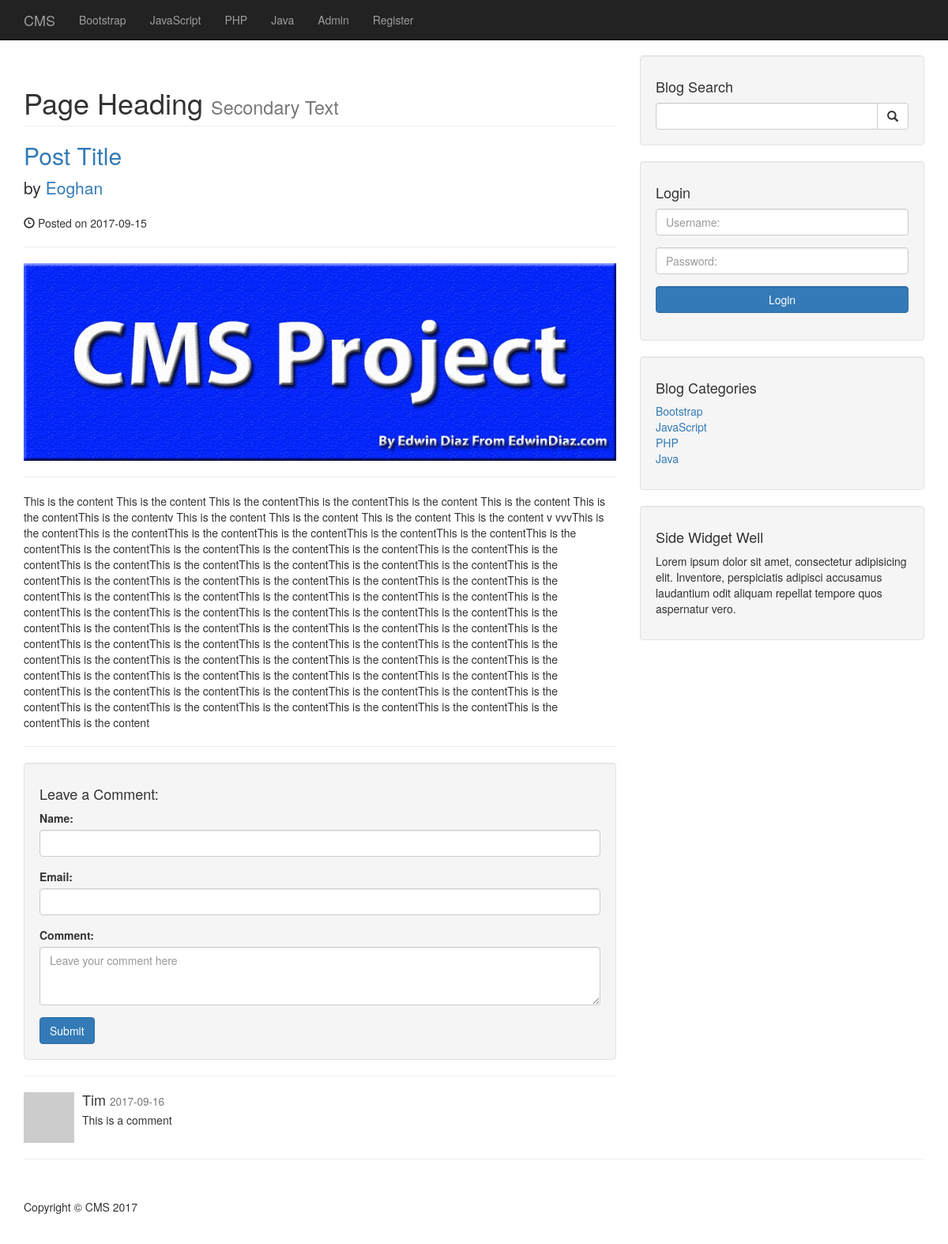
/post.php?p_id=7, run on the app's committed database.
### tables this page shows
CREATE TABLE `categories` (
  `cat_id` int(3) NOT NULL,
  `cat_title` varchar(255) NOT NULL
);

CREATE TABLE `posts` (
  `post_id` int(3) NOT NULL,
  `post_category_id` int(3) NOT NULL,
  `post_title` varchar(255) NOT NULL,
  `post_author` varchar(255) NOT NULL,
  `post_date` date NOT NULL,
  `post_image` text NOT NULL,
  `post_content` text NOT NULL,
  `post_tags` varchar(255) NOT NULL,
  `post_comment_count` int(11) NOT NULL,
  `post_status` varchar(255) NOT NULL DEFAULT 'draft'
);

CREATE TABLE `comments` (
  `comment_id` int(3) NOT NULL,
  `comment_post_id` int(3) NOT NULL,
  `comment_date` date NOT NULL,
  `comment_author` varchar(255) NOT NULL,
  `comment_email` varchar(255) NOT NULL,
  `comment_content` text NOT NULL,
  `comment_status` varchar(255) NOT NULL DEFAULT 'unapproved'
);

### post.php (the view, shortened to what this page needs)
<?php include "includes/header.php" ?>
<?php include "includes/nav.php" ?>
<div class="container">
    <div class="row">
        <div class="col-md-8">
            <h1 class="page-header">
                Page Heading
                <small>Secondary Text</small>
            </h1>
            <?php
                if(isset($_GET["p_id"])){
                    $post_id = $_GET["p_id"];
                    $query = "SELECT * FROM posts WHERE post_id = $post_id";
                    $result = mysqli_query($connection, $query);
                    $row = mysqli_fetch_assoc($result);
                    $post_title = $row["post_title"];
                    $post_author = $row["post_author"];
                    $post_date = $row["post_date"];
                    $post_image = $row["post_image"];
                    $post_content = $row["post_content"];
            ?>
                    <h2>
                        <a href="#">
                            <?php echo $post_title; ?>
                        </a>
                    </h2>
                    <p class="lead">
                        by
                        <a href="index.php">
                            <?php echo $post_author; ?>
                        </a>
                    </p>
                    <p><span class="glyphicon glyphicon-time"></span> Posted on
                        <?php echo $post_date; ?>
                    </p>
                    <hr>
                    <img class="img-responsive" src="images/<?php echo $post_image; ?>" alt="">
                    <hr>
                    <p>
                        <?php echo $post_content; ?>
                    </p>
                    <hr id="target">
                        <div class="well">
                            <h4>Leave a Comment:</h4>
                            <form action="post.php?p_id=<?php echo $post_id ?>#target" method="post" role="form">
                               <?php
                                    if(!isset($_SESSION["user_id"])){
                                ?>
                                        <label for="comment_author">Name:</label>
                                        <div class="form-group">
                                            <input id="comment_author" type="text" class="form-control" name="comment_author">
                                        </div>
                                        <label for="comment_email">Email:</label>
                                        <div class="form-group">
                                            <input id="comment_email" type="email" class="form-control" name="comment_email">
                                        </div>
                                <?php
                                    }
                                ?>
                                <label for="comment_content">Comment:</label>
                                <div class="form-group">
                                    <textarea id="comment_content" class="form-control" name="comment_content" placeholder="Leave your comment here" rows="3"></textarea>
                                </div>
                                <button type="submit" name="create_comment" class="btn btn-primary">Submit</button>
                            </form>
                        </div>
                        <hr>
                        <?php
                            $query = "SELECT * from comments WHERE comment_post_id = $post_id AND comment_status = 'approved' ORDER BY comment_id DESC";
                            $result = mysqli_query($connection, $query);
                            while($row = mysqli_fetch_assoc($result)){
                                $comment_date = $row["comment_date"];
                                $comment_content = $row["comment_content"];
                                $comment_author = $row["comment_author"];
                            ?>
                                <div class="media">
                                <a class="pull-left" href="#">
                                    <img class="media-object" src="http://placehold.it/64x64" alt="">
                                </a>
                                <div class="media-body">
                                    <h4 class="media-heading"><?php echo $comment_author; ?>
                                        <small><?php echo $comment_date; ?></small>
                                    </h4>
                                    <?php echo $comment_content; ?>
                                </div>
                            </div>
                        <?php
                            }
                        ?>
                <?php   } ?>
        </div>
    <?php include "includes/sidebar.php" ?>
    </div>
    <hr>
    <?php include "includes/footer.php" ?>

### includes/nav.php (shortened to what this page needs)
<nav class="navbar navbar-inverse navbar-fixed-top" role="navigation">
    <div class="container">
        <div class="navbar-header">
            <a class="navbar-brand" href="./index.php">CMS</a>
        </div>
        <div class="collapse navbar-collapse" id="bs-example-navbar-collapse-1">
            <ul class="nav navbar-nav">
            <?php
                $query = "SELECT * FROM categories";
                $result = mysqli_query($connection, $query);
                while($row = mysqli_fetch_assoc($result)){
                    $cat_title = $row["cat_title"];
                    echo "<li><a href='#'>{$cat_title}</a></li>";
                }
            ?>
                <li>
                    <a href="admin">Admin</a>
                </li>
                <?php
                  if(!isset($_SESSION["user_role"])){
                    echo "<li>";
                    echo "<a href='./registration.php'>Register</a>";
                    echo "</li>";
                  } else {
                    echo "<li>";
                    echo "<a href='../includes/logout.php'>Log Out</a>";
                    echo "</li>";
                  }
                ?>
            </ul>
        </div>
    </div>
</nav>

### includes/sidebar.php
<div class="col-md-4">
  <div class="well">
    <h4>Blog Search</h4>
    <form action="search.php" method="post">
      <div class="input-group">
        <input name="search" type="text" class="form-control">
        <span class="input-group-btn">
                    <button name="submit" class="btn btn-default" type="submit">
                        <span class="glyphicon glyphicon-search"></span>
        </button>
        </span>
      </div>
    </form>
  </div>
  <?php
    if(!isset($_SESSION["user_role"])){ ?>
      <div class="well">
      <h4>Login</h4>
      <form action="includes/login.php" method="post">
        <div class="form-group">
          <input name="username" type="text" class="form-control" placeholder="Username:">
        </div>
        <div class="form-group">
          <input name="password" type="password" class="form-control" placeholder="Password:">
        </div>
        <div class="form-group">
          <button class="btn btn-primary form-control" name="login" type="submit">Login</button>
        </div>
      </form>
    </div>
    <?php } ?>
    <div class="well">
      <h4>Blog Categories</h4>
      <div class="row">
        <div class="col-lg-12">
          <ul class="list-unstyled">
            <?php
                        $query = "SELECT * FROM categories";
                        $result = mysqli_query($connection, $query);
                        while($row = mysqli_fetch_assoc($result)){
                            $cat_title = $row["cat_title"];
                            $cat_id = $row["cat_id"];
                            echo "<li><a href='category.php?cat_id=$cat_id'>{$cat_title}</a></li>";
                        }
                    ?>
          </ul>
        </div>
      </div>
    </div>
    <?php include "widget.php" ?>
</div>

### css/blog-home.css (style rules this page uses)
body { padding-top: 70px; }

### data on the page
categories: cat_title "Bootstrap"
categories: cat_title "JavaScript"
categories: cat_title "PHP"
categories: cat_title "Java"
posts: post_title "Post Title", post_author "Eoghan", post_date "2017-09-15", post_image (picture), post_content "This is the content This is the content This is the contentThis is the contentThis is the content This is the content This is the contentThis is the contentv This is the content This is the content This is the content This is the content v vvvThis is the contentThis is the contentThis is the contentThis is the contentThis is the contentThis is the contentThis is the contentThis is the contentThis is the contentThis is the contentThis is the contentThis is the contentThis is the contentThis is the contentThis is the contentThis is the contentThis is the contentThis is the contentThis is the contentThis is the contentThis is the contentThis is the contentThis is the contentThis is the…"
comments: comment_author "Tim", comment_date "2017-09-16", comment_content "This is a comment"
